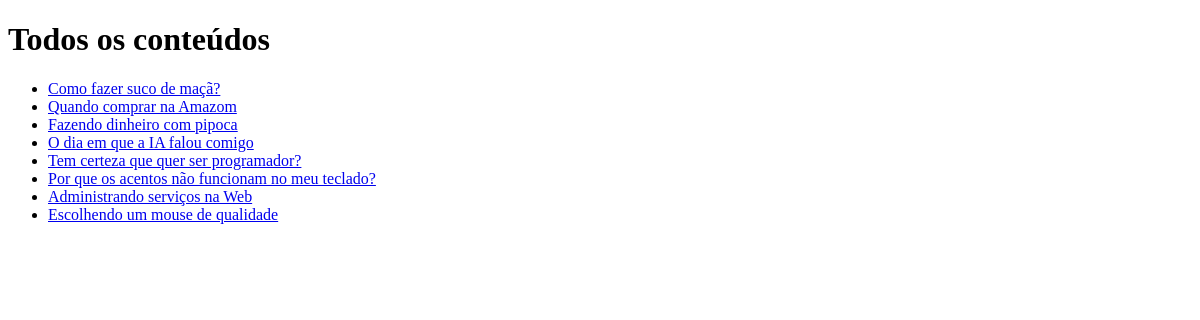
Before: / with the older database file.
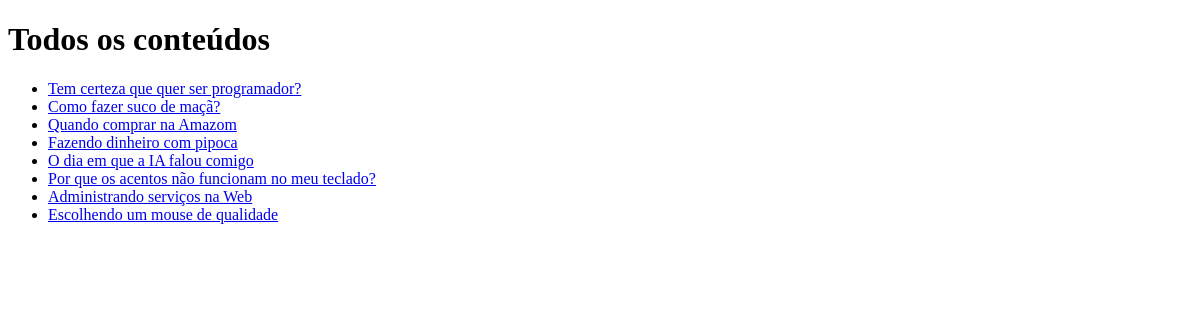
After: the same page with the newer database file.
### tables this page shows
CREATE TABLE content (
	c_id INTEGER PRIMARY KEY,
    c_created_at TEXT DEFAULT CURRENT_TIMESTAMP,
    c_title TEXT NOT NULL,
    c_text TEXT,
    c_status TEXT DEFAULT 'on',
    c_owner INTEGER,
    FOREIGN KEY (c_owner) REFERENCES user (u_id)
);

### app.py (the view)
@app.route("/")
def index():
    conn = sqlite3.connect('database.db')
    conn.row_factory = sqlite3.Row
    cursor = conn.cursor()
    cursor.execute("""
        SELECT c_id, c_title
            FROM content
            ORDER BY c_created_at DESC;
    """)
    contents = cursor.fetchall()
    title = "Todos os conteúdos"
    tag_title = "Site Bonito"
    return render_template(
        "index.html",
        title = title,
        my_title = tag_title,
        contents = contents
    )

### templates/index.html (shortened to what this page needs)
<!DOCTYPE html>
<html lang="en">
<head>
</head>
<body>
    <h1>{{ title }}</h1>
    <ul>
{% for content in contents %}
<li><a href="/ler/{{ content.c_id }}">{{ content['c_title'] }}</a></li>
{% endfor %}
    </ul>
</body>
</html>

Changed rows visible on the page:
changed content "Tem certeza que quer ser programador?": moves up the list
